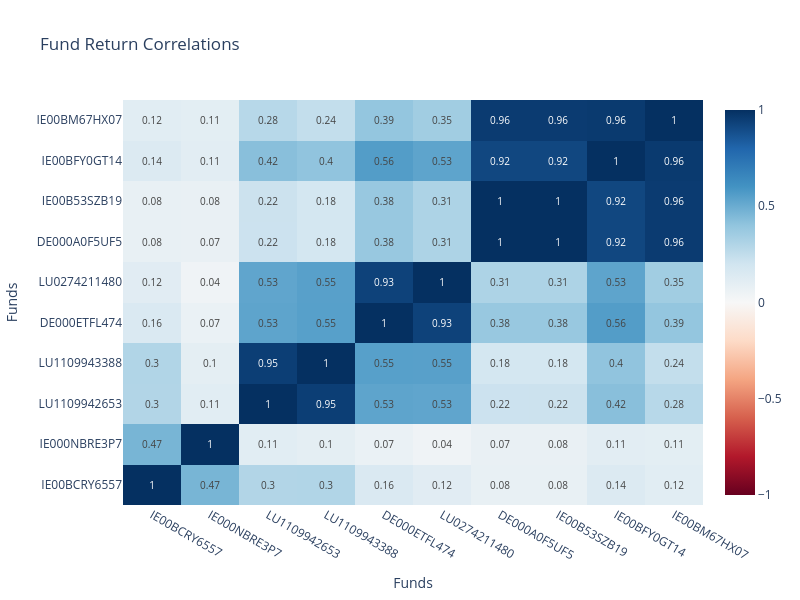

The code cell stored with this chart in its notebook:
### Code cell
# favs = ['IE00BCRY6557', # iShares EUR Ultrashort Bond UCITS ETF Dis.
#         'IE000NBRE3P7', # iShares EUR Ultrashort Bond ESG UCITS ETF EUR Acc.
#         'LU1109942653', # Xtrackers II EUR High Yield Corporate Bond UCITS ETF 1D Dis.
#         'LU1109943388', # Xtrackers II EUR High Yield Corporate Bond UCITS ETF 1C Acc.
#         'DE000ETFL474', # Deka Oekom Euro Nachhaltigkeit UCITS ETF EUR Dis.
#         'LU0274211480', # Xtrackers DAX UCITS ETF 1C EUR Acc.
#         'DE000A0F5UF5', # iShares NASDAQ-100 UCITS ETF USD Dis. (DE)
#         'IE00B53SZB19', # iShares NASDAQ-100 UCITS ETF USD Acc.
#         'IE00BZ02LR44', # Xtrackers MSCI World ESG UCITS ETF 1C USD Acc.	
#         'IE00BM67HX07', # Xtrackers S&P 500 UCITS ETF 2C GBP Acc. Hedged
#     ]

# invest_sparplan = ['IE00BCRY6557', 'IE000NBRE3P7', 'LU1109942653', 'LU1109943388', 'DE000ETFL474', 'IE00B53SZB19']
# invest = ['IE000UI6SLV6']


# s.download_timeseries(favs)
# s.save_timeseries('data/timeseries.csv')

display(s.filter_funds(isins=favs))

s.plot_correlations(favs)

s.plot_timeseries(invest+benchmarks, transform='yesterday', name_column='name')

### Figure 1 — Plotly figure (JSON) as saved in the notebook; plotly's stock layout.template omitted (floating-point values rounded to 4 significant figures)
{"data": [{"colorscale": [[0, "rgb(103,0,31)"], [0.1, "rgb(178,24,43)"], [0.2, "rgb(214,96,77)"], [0.3, "rgb(244,165,130)"], [0.4, "rgb(253,219,199)"], [0.5, "rgb(247,247,247)"], [0.6, "rgb(209,229,240)"], [0.7, "rgb(146,197,222)"], [0.8, "rgb(67,147,195)"], [0.9, "rgb(33,102,172)"], [1, "rgb(5,48,97)"]], "hoverongaps": false, "text": [[1, 0.47, 0.3, 0.3, 0.16, 0.12, 0.08, 0.08, 0.14, 0.12], [0.47, 1, 0.11, 0.1, 0.07, 0.04, 0.07, 0.08, 0.11, 0.11], [0.3, 0.11, 1, 0.95, 0.53, 0.53, 0.22, 0.22, 0.42, 0.28], [0.3, 0.1, 0.95, 1, 0.55, 0.55, 0.18, 0.18, 0.4, 0.24], [0.16, 0.07, 0.53, 0.55, 1, 0.93, 0.38, 0.38, 0.56, 0.39], [0.12, 0.04, 0.53, 0.55, 0.93, 1, 0.31, 0.31, 0.53, 0.35], [0.08, 0.07, 0.22, 0.18, 0.38, 0.31, 1, 1, 0.92, 0.96], [0.08, 0.08, 0.22, 0.18, 0.38, 0.31, 1, 1, 0.92, 0.96], [0.14, 0.11, 0.42, 0.4, 0.56, 0.53, 0.92, 0.92, 1, 0.96], [0.12, 0.11, 0.28, 0.24, 0.39, 0.35, 0.96, 0.96, 0.96, 1]], "textfont": {"size": 10}, "texttemplate": "%{text}", "type": "heatmap", "x": ["IE00BCRY6557", "IE000NBRE3P7", "LU1109942653", "LU1109943388", "DE000ETFL474", "LU0274211480", "DE000A0F5UF5", "IE00B53SZB19", "IE00BFY0GT14", "IE00BM67HX07"], "y": ["IE00BCRY6557", "IE000NBRE3P7", "LU1109942653", "LU1109943388", "DE000ETFL474", "LU0274211480", "DE000A0F5UF5", "IE00B53SZB19", "IE00BFY0GT14", "IE00BM67HX07"], "z": [[1, 0.4656, 0.297, 0.3005, 0.1552, 0.1178, 0.07768, 0.07809, 0.144, 0.1155], [0.4656, 1, 0.1148, 0.1011, 0.06983, 0.04025, 0.07485, 0.07519, 0.1117, 0.1054], [0.297, 0.1148, 1, 0.9477, 0.5312, 0.5261, 0.2166, 0.2167, 0.4225, 0.2812], [0.3005, 0.1011, 0.9477, 1, 0.5489, 0.5466, 0.1823, 0.1825, 0.4029, 0.2447], [0.1552, 0.06983, 0.5312, 0.5489, 1, 0.9341, 0.3813, 0.3813, 0.5603, 0.3936], [0.1178, 0.04025, 0.5261, 0.5466, 0.9341, 1, 0.3136, 0.3136, 0.5326, 0.3515], [0.07768, 0.07485, 0.2166, 0.1823, 0.3813, 0.3136, 1, 1.0, 0.9161, 0.9582], [0.07809, 0.07519, 0.2167, 0.1825, 0.3813, 0.3136, 1.0, 1, 0.9162, 0.9582], [0.144, 0.1117, 0.4225, 0.4029, 0.5603, 0.5326, 0.9161, 0.9162, 1, 0.9637], [0.1155, 0.1054, 0.2812, 0.2447, 0.3936, 0.3515, 0.9582, 0.9582, 0.9637, 1]], "zmid": 0}], "layout": {"height": 600, "title": {"text": "Fund Return Correlations"}, "width": 800, "xaxis": {"title": {"text": "Funds"}}, "yaxis": {"title": {"text": "Funds"}}}}
